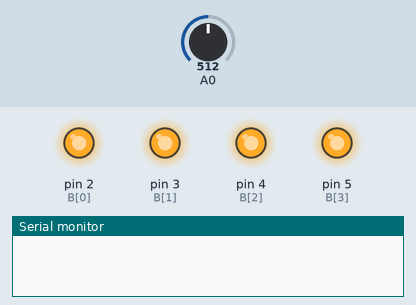
Recording of a sketch running on a simulated Arduino Uno, built with avr-gcc and run on an emulated ATmega328P. Parts: output pins drawn as LEDs (lit = HIGH), the last lines printed to the serial monitor. The test bench sets the inputs (shaded band); at power-on: A0 = 512. Not simulated (calls return 0 or success): arduino_secrets.h.

Above: at 0.2 s.
At 1.7 s:
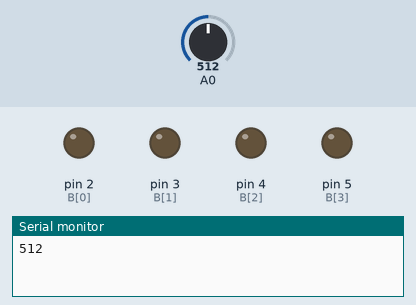
Timing chart, 0 to 3.0 s (numbered marks = the images above):
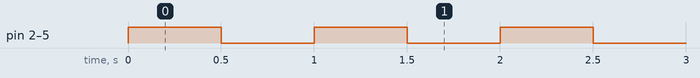

Measured:
- by itself, pin 2 (B[0]), pin 3 (B[1]), pin 4 (B[2]), pin 5 (B[3]): alternates HIGH for 0.50 s and LOW for 0.50 s

The sketch:

lab2_cs120b_ex1.ino
```cpp
#include "arduino_secrets.h"

int x = 6; //left button
int y = 7; //right button

int num = 750;

int B[4] = {2, 3, 4, 5}; //we are only considering pins 2, 3, 4, and 5

void setup() {

  // put your setup code here, to run once:

  for (int i = 0; i < 4; i++) {
    pinMode(B[i], OUTPUT);
  }
  Serial.begin(9600);
}

void flash() {
  for (int i = 0; i < 4; i++) {
    digitalWrite(B[i], HIGH);
  }
  delay(500);
  for (int i = 0; i < 4; i++) {
    digitalWrite(B[i], LOW);
  }
  delay(500);
  Serial.println(analogRead(A0));
}

void loop() {

  flash();

}
```
